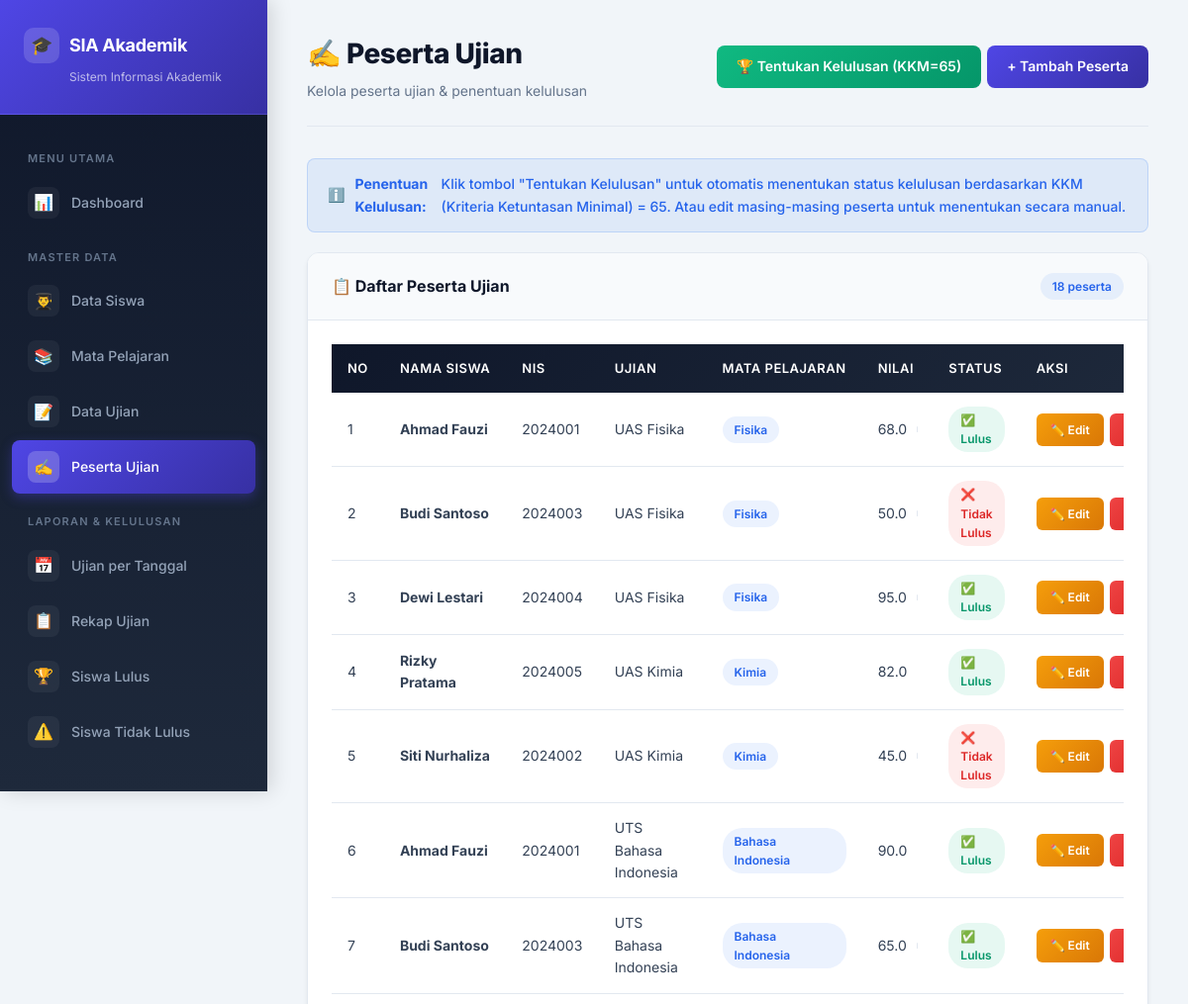
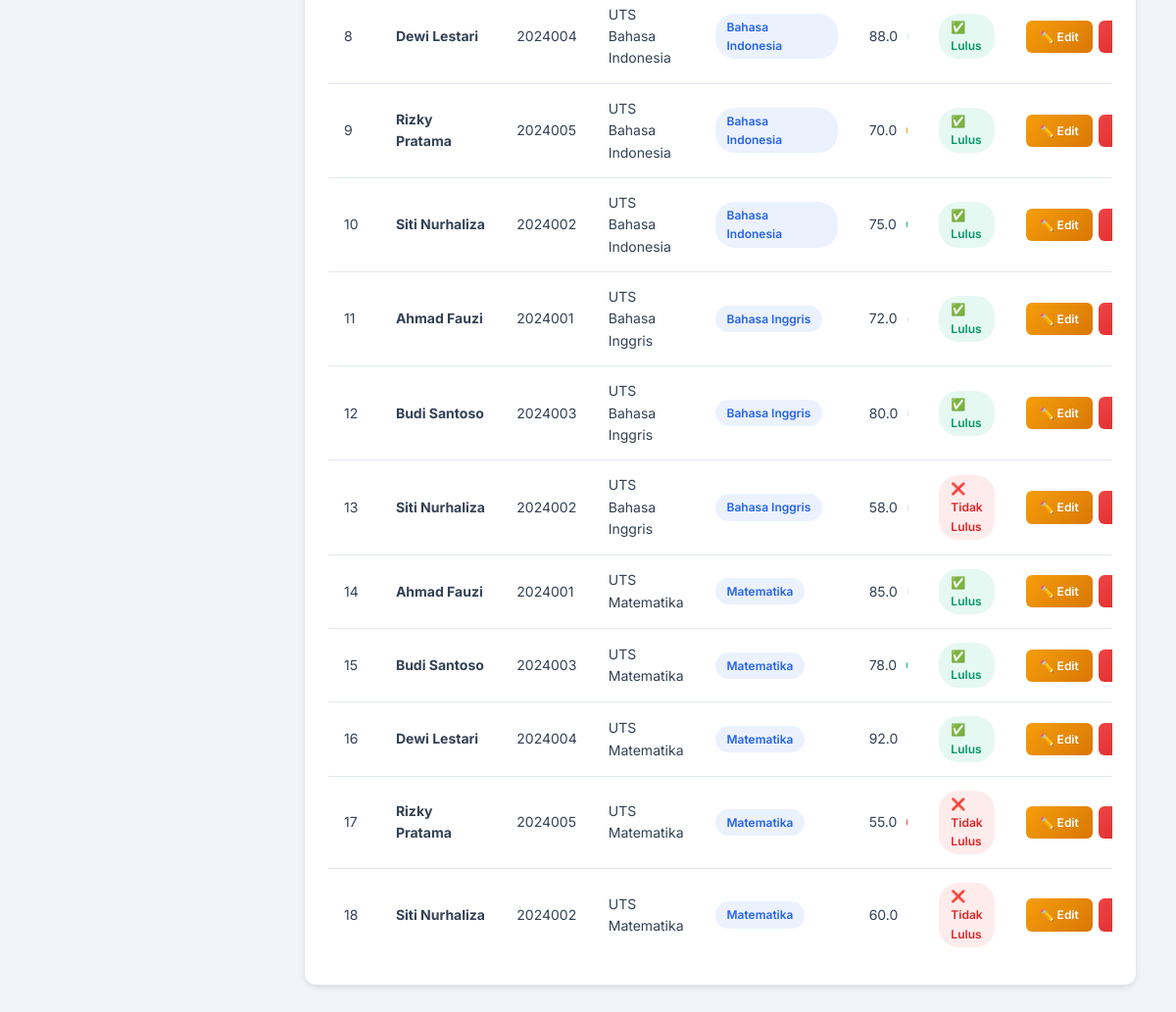
The page /peserta/index.php on the database its author committed (2 pictures, top to bottom).
### tables this page shows
CREATE TABLE IF NOT EXISTS peserta (
    ID_PESERTA INT AUTO_INCREMENT PRIMARY KEY,
    ID_UJIAN INT NOT NULL,
    NIS VARCHAR(20) NOT NULL,
    NILAI DECIMAL(5,2) DEFAULT NULL,
    STATUS ENUM('Lulus','Tidak Lulus') DEFAULT NULL,
    FOREIGN KEY (ID_UJIAN) REFERENCES ujian(ID_UJIAN)
        ON DELETE CASCADE ON UPDATE CASCADE,
    FOREIGN KEY (NIS) REFERENCES siswa(NIS)
        ON DELETE CASCADE ON UPDATE CASCADE,
    UNIQUE KEY unique_peserta (ID_UJIAN, NIS)
);

CREATE TABLE IF NOT EXISTS siswa (
    NIS VARCHAR(20) PRIMARY KEY,
    Nama VARCHAR(50) NOT NULL,
    Alamat VARCHAR(100)
);

CREATE TABLE IF NOT EXISTS ujian (
    ID_UJIAN INT AUTO_INCREMENT PRIMARY KEY,
    NAMA_UJIAN VARCHAR(50) NOT NULL,
    ID_MATPEL INT NOT NULL,
    TANGGAL DATETIME NOT NULL,
    FOREIGN KEY (ID_MATPEL) REFERENCES mata_pelajaran(ID_MATPEL)
        ON DELETE CASCADE ON UPDATE CASCADE
);

CREATE TABLE IF NOT EXISTS mata_pelajaran (
    ID_MATPEL INT AUTO_INCREMENT PRIMARY KEY,
    Nama_Matpel VARCHAR(50) NOT NULL
);

### peserta/index.php (the view, shortened to what this page needs)
<?php
require_once '../config/database.php';
require_once '../includes/header.php';
$result = $conn->query("
    SELECT p.*, s.Nama, u.NAMA_UJIAN, m.Nama_Matpel
    FROM peserta p
    JOIN siswa s ON p.NIS = s.NIS
    JOIN ujian u ON p.ID_UJIAN = u.ID_UJIAN
    JOIN mata_pelajaran m ON u.ID_MATPEL = m.ID_MATPEL
    ORDER BY u.NAMA_UJIAN ASC, s.Nama ASC
");
?>
<div class="page-header">
    <div>
        <h1>✍️ Peserta Ujian</h1>
        <p>Kelola peserta ujian &amp; penentuan kelulusan</p>
    </div>
    <div class="btn-group">
        <a href="index.php?action=tentukan_kelulusan" class="btn btn-success" onclick="return confirm('Tentukan kelulusan otomatis (KKM=65)?')">🏆 Tentukan Kelulusan (KKM=65)</a>
        <a href="create.php" class="btn btn-primary">+ Tambah Peserta</a>
    </div>
</div>
<div class="alert alert-info">
    ℹ️ <strong>Penentuan Kelulusan:</strong> Klik tombol "Tentukan Kelulusan" untuk otomatis menentukan status kelulusan berdasarkan KKM (Kriteria Ketuntasan Minimal) = 65. Atau edit masing-masing peserta untuk menentukan secara manual.
</div>
<div class="card">
    <div class="card-header">
        <h3>📋 Daftar Peserta Ujian</h3>
        <span class="badge badge-info"><?= $result->num_rows ?> peserta</span>
    </div>
    <div class="card-body">
        <div class="table-responsive">
            <table>
                <thead>
                    <tr>
                        <th>No</th>
                        <th>Nama Siswa</th>
                        <th>NIS</th>
                        <th>Ujian</th>
                        <th>Mata Pelajaran</th>
                        <th>Nilai</th>
                        <th>Status</th>
                        <th>Aksi</th>
                    </tr>
                </thead>
                <tbody>
                    <?php if ($result->num_rows > 0): ?>
                        <?php $no = 1; while ($row = $result->fetch_assoc()):
                            $nilai = $row['NILAI'];
                        ?>
                            <tr>
                                <td><?= $no++ ?></td>
                                <td><strong><?= htmlspecialchars($row['Nama']) ?></strong></td>
                                <td><?= htmlspecialchars($row['NIS']) ?></td>
                                <td><?= htmlspecialchars($row['NAMA_UJIAN']) ?></td>
                                <td><span class="badge badge-info"><?= htmlspecialchars($row['Nama_Matpel']) ?></span></td>
                                <td>
                                    <?php if ($nilai !== null): ?>
                                        <div class="nilai-bar">
                                            <span><?= number_format($nilai, 1) ?></span>
                                        </div>
                                    <?php else: ?>
                                        <span style="color:var(--gray)">-</span>
                                    <?php endif; ?>
                                </td>
                                <td>
                                    <?php if ($row['STATUS'] === 'Lulus'): ?>
                                        <span class="badge badge-success">✅ Lulus</span>
                                    <?php elseif ($row['STATUS'] === 'Tidak Lulus'): ?>
                                        <span class="badge badge-danger">❌ Tidak Lulus</span>
                                    <?php else: ?>
                                        <span class="badge badge-warning">⏳ Belum Ditentukan</span>
                                    <?php endif; ?>
                                </td>
                                <td>
                                    <div class="btn-group">
                                        <a href="edit.php?id=<?= $row['ID_PESERTA'] ?>" class="btn btn-sm btn-warning">✏️ Edit</a>
                                        <button onclick="confirmDelete('index.php?delete=<?= $row['ID_PESERTA'] ?>', '<?= htmlspecialchars($row['Nama']) ?>')" class="btn btn-sm btn-danger">🗑️</button>
                                    </div>
                                </td>
                            </tr>
                        <?php endwhile; ?>
                    <?php endif; ?>
                </tbody>
            </table>
        </div>
    </div>
</div>
<?php require_once '../includes/footer.php'; ?>

### includes/header.php (shortened to what this page needs)
<?php
$current_page = basename($_SERVER['PHP_SELF'], '.php');
$current_dir = basename(dirname($_SERVER['PHP_SELF']));
?>
<!DOCTYPE html>
<html lang="id">
<head>
    <link rel="stylesheet" href="/soal/assets/css/style.css">
</head>
<body>
<aside class="sidebar">
    <div class="sidebar-header">
        <h2><span class="icon">🎓</span> SIA Akademik</h2>
        <p>Sistem Informasi Akademik</p>
    </div>
    <nav class="sidebar-menu">
        <div class="menu-label">Menu Utama</div>
        <a href="/soal/index.php" class="<?= ($current_page == 'index' && $current_dir == 'soal') ? 'active' : '' ?>">
            <span class="menu-icon">📊</span> Dashboard
        </a>
        <div class="menu-label">Master Data</div>
        <a href="/soal/siswa/index.php" class="<?= $current_dir == 'siswa' ? 'active' : '' ?>">
            <span class="menu-icon">👨‍🎓</span> Data Siswa
        </a>
        <a href="/soal/matpel/index.php" class="<?= $current_dir == 'matpel' ? 'active' : '' ?>">
            <span class="menu-icon">📚</span> Mata Pelajaran
        </a>
        <a href="/soal/ujian/index.php" class="<?= $current_dir == 'ujian' ? 'active' : '' ?>">
            <span class="menu-icon">📝</span> Data Ujian
        </a>
        <a href="/soal/peserta/index.php" class="<?= $current_dir == 'peserta' ? 'active' : '' ?>">
            <span class="menu-icon">✍️</span> Peserta Ujian
        </a>
        <div class="menu-label">Laporan & Kelulusan</div>
        <a href="/soal/laporan/ujian_tanggal.php" class="<?= $current_page == 'ujian_tanggal' ? 'active' : '' ?>">
            <span class="menu-icon">📅</span> Ujian per Tanggal
        </a>
        <a href="/soal/laporan/rekap_ujian.php" class="<?= $current_page == 'rekap_ujian' ? 'active' : '' ?>">
            <span class="menu-icon">📋</span> Rekap Ujian
        </a>
        <a href="/soal/laporan/siswa_lulus.php" class="<?= $current_page == 'siswa_lulus' ? 'active' : '' ?>">
            <span class="menu-icon">🏆</span> Siswa Lulus
        </a>
        <a href="/soal/laporan/siswa_gagal.php" class="<?= $current_page == 'siswa_gagal' ? 'active' : '' ?>">
            <span class="menu-icon">⚠️</span> Siswa Tidak Lulus
        </a>
    </nav>
</aside>
<main class="main-content">

### includes/footer.php (shortened to what this page needs)
</main>
</body>
</html>

### rows shown on the page
peserta: NIS.Nama "Ahmad Fauzi", NIS "2024001", ID_UJIAN.NAMA_UJIAN "UAS Fisika", mata_pelajaran.Nama_Matpel "Fisika", NILAI "68.0", STATUS "✅ Lulus"
peserta: NIS.Nama "Budi Santoso", NIS "2024003", ID_UJIAN.NAMA_UJIAN "UAS Fisika", mata_pelajaran.Nama_Matpel "Fisika", NILAI "50.0", STATUS "❌ Tidak Lulus"
peserta: NIS.Nama "Dewi Lestari", NIS "2024004", ID_UJIAN.NAMA_UJIAN "UAS Fisika", mata_pelajaran.Nama_Matpel "Fisika", NILAI "95.0", STATUS "✅ Lulus"
peserta: NIS.Nama "Rizky Pratama", NIS "2024005", ID_UJIAN.NAMA_UJIAN "UAS Kimia", mata_pelajaran.Nama_Matpel "Kimia", NILAI "82.0", STATUS "✅ Lulus"
peserta: NIS.Nama "Siti Nurhaliza", NIS "2024002", ID_UJIAN.NAMA_UJIAN "UAS Kimia", mata_pelajaran.Nama_Matpel "Kimia", NILAI "45.0", STATUS "❌ Tidak Lulus"
peserta: NIS.Nama "Ahmad Fauzi", NIS "2024001", ID_UJIAN.NAMA_UJIAN "UTS Bahasa Indonesia", mata_pelajaran.Nama_Matpel "Bahasa Indonesia", NILAI "90.0", STATUS "✅ Lulus"
peserta: NIS.Nama "Budi Santoso", NIS "2024003", ID_UJIAN.NAMA_UJIAN "UTS Bahasa Indonesia", mata_pelajaran.Nama_Matpel "Bahasa Indonesia", NILAI "65.0", STATUS "✅ Lulus"
peserta: NIS.Nama "Dewi Lestari", NIS "2024004", ID_UJIAN.NAMA_UJIAN "UTS Bahasa Indonesia", mata_pelajaran.Nama_Matpel "Bahasa Indonesia", NILAI "88.0", STATUS "✅ Lulus"
peserta: NIS.Nama "Rizky Pratama", NIS "2024005", ID_UJIAN.NAMA_UJIAN "UTS Bahasa Indonesia", mata_pelajaran.Nama_Matpel "Bahasa Indonesia", NILAI "70.0", STATUS "✅ Lulus"
peserta: NIS.Nama "Siti Nurhaliza", NIS "2024002", ID_UJIAN.NAMA_UJIAN "UTS Bahasa Indonesia", mata_pelajaran.Nama_Matpel "Bahasa Indonesia", NILAI "75.0", STATUS "✅ Lulus"
peserta: NIS.Nama "Ahmad Fauzi", NIS "2024001", ID_UJIAN.NAMA_UJIAN "UTS Bahasa Inggris", mata_pelajaran.Nama_Matpel "Bahasa Inggris", NILAI "72.0", STATUS "✅ Lulus"
peserta: NIS.Nama "Budi Santoso", NIS "2024003", ID_UJIAN.NAMA_UJIAN "UTS Bahasa Inggris", mata_pelajaran.Nama_Matpel "Bahasa Inggris", NILAI "80.0", STATUS "✅ Lulus"
peserta: NIS.Nama "Siti Nurhaliza", NIS "2024002", ID_UJIAN.NAMA_UJIAN "UTS Bahasa Inggris", mata_pelajaran.Nama_Matpel "Bahasa Inggris", NILAI "58.0", STATUS "❌ Tidak Lulus"
peserta: NIS.Nama "Ahmad Fauzi", NIS "2024001", ID_UJIAN.NAMA_UJIAN "UTS Matematika", mata_pelajaran.Nama_Matpel "Matematika", NILAI "85.0", STATUS "✅ Lulus"
peserta: NIS.Nama "Budi Santoso", NIS "2024003", ID_UJIAN.NAMA_UJIAN "UTS Matematika", mata_pelajaran.Nama_Matpel "Matematika", NILAI "78.0", STATUS "✅ Lulus"
peserta: NIS.Nama "Dewi Lestari", NIS "2024004", ID_UJIAN.NAMA_UJIAN "UTS Matematika", mata_pelajaran.Nama_Matpel "Matematika", NILAI "92.0", STATUS "✅ Lulus"
peserta: NIS.Nama "Rizky Pratama", NIS "2024005", ID_UJIAN.NAMA_UJIAN "UTS Matematika", mata_pelajaran.Nama_Matpel "Matematika", NILAI "55.0", STATUS "❌ Tidak Lulus"
peserta: NIS.Nama "Siti Nurhaliza", NIS "2024002", ID_UJIAN.NAMA_UJIAN "UTS Matematika", mata_pelajaran.Nama_Matpel "Matematika", NILAI "60.0", STATUS "❌ Tidak Lulus"

### other values the page prints
$result->num_rows "18"
